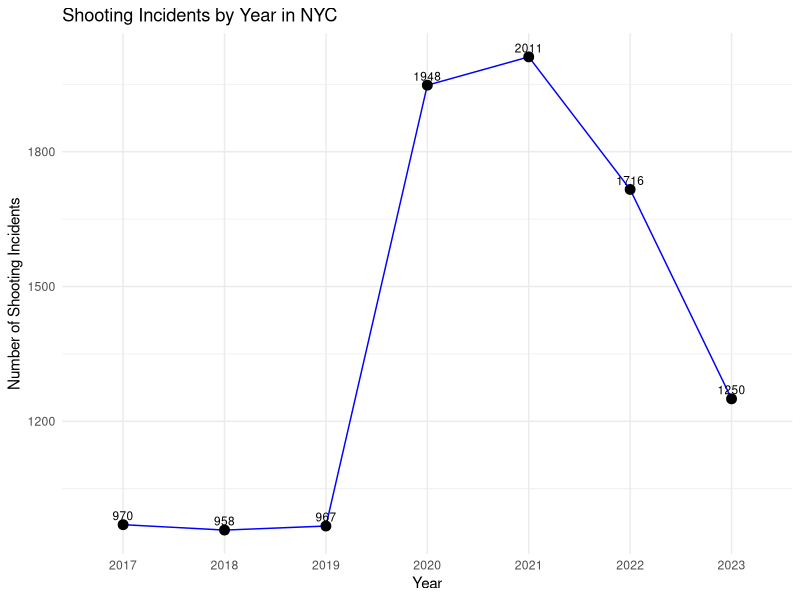
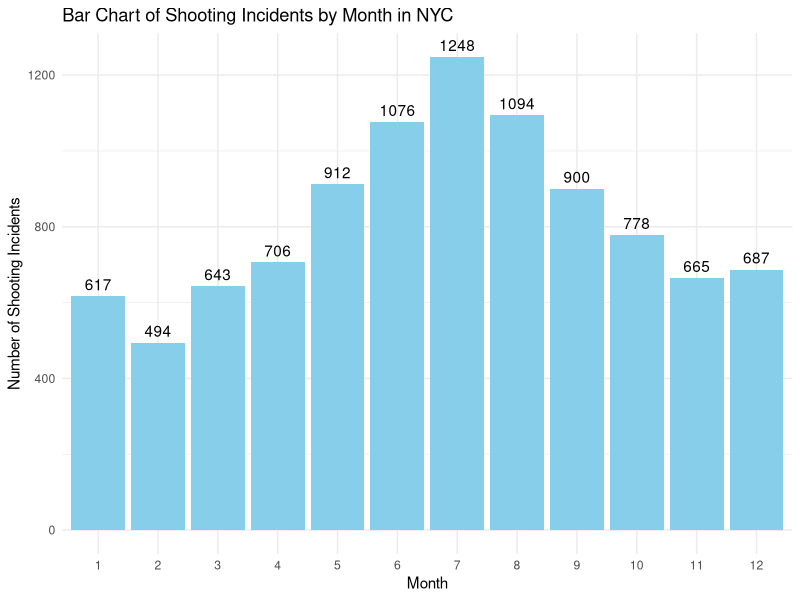
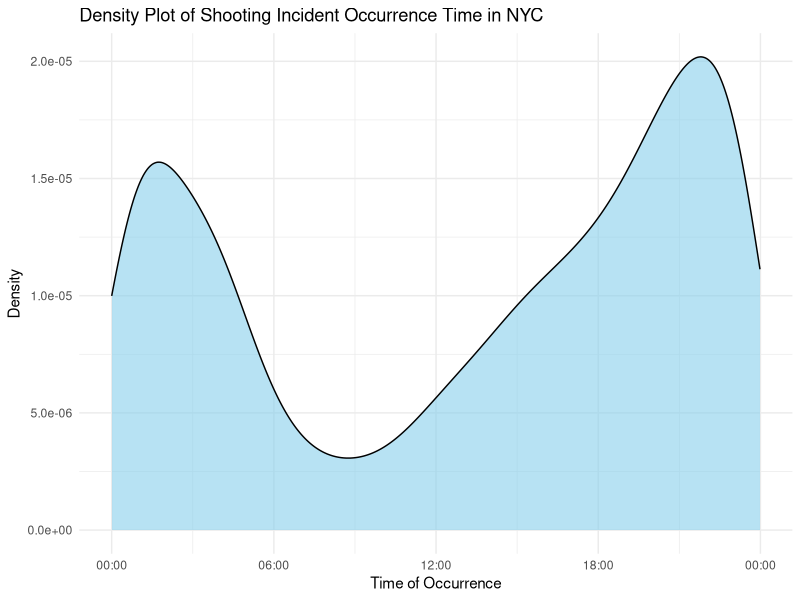
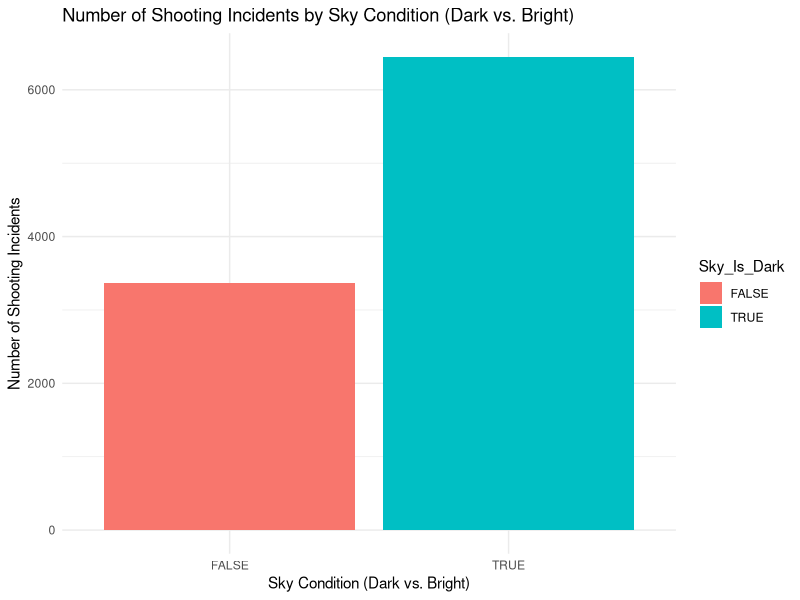
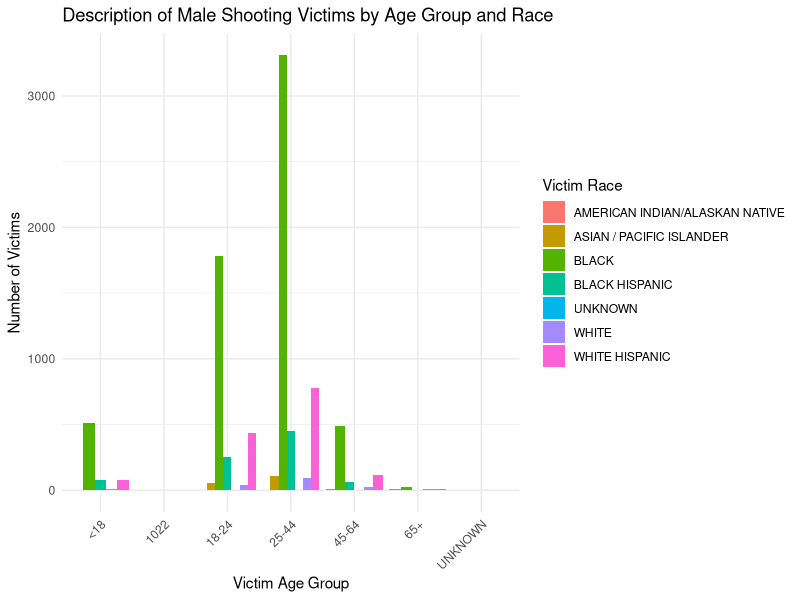
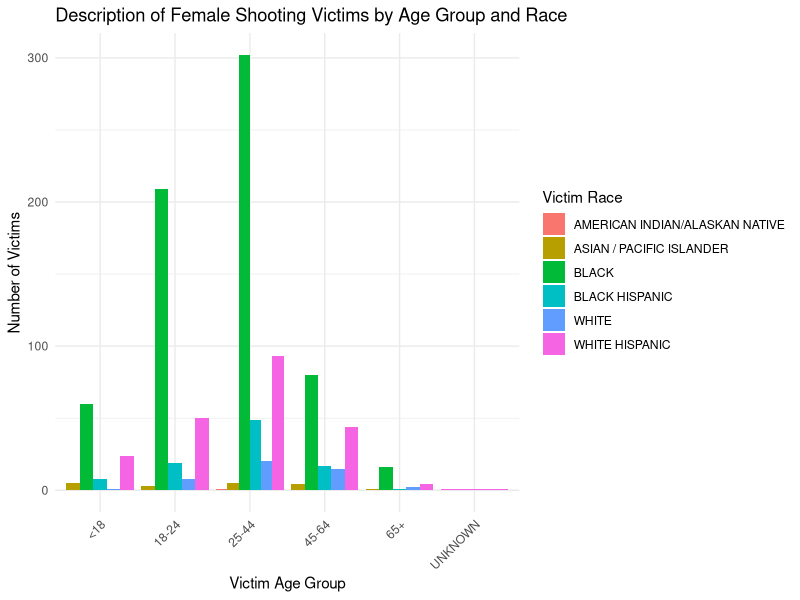
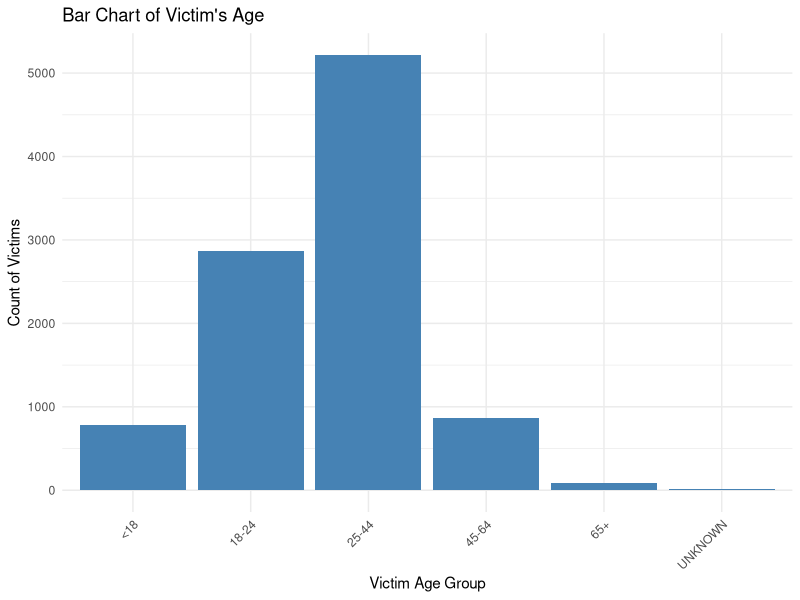

Generate these figures, in order, with R:
## ---- chunk 1
library(ggplot2)
library(readxl)
library(readr)
library(dplyr)
library(knitr)
library(tidyr)
## ---- chunk 2
# Load the dataset
df_descriptive=read_csv("data_final.csv")
## ---- chunk 3
# Grouping the data by year to count the number of incidents
df_descriptive$Year <- as.factor(df_descriptive$Year)
year_counts <- as.data.frame(table(df_descriptive$Year))
colnames(year_counts) <- c('Year', 'Count')


# Plotting the line chart for shooting incidents by year with data points labeled
ggplot(year_counts, aes(x = Year, y = Count, group = 1)) +
  geom_line(color = 'blue') +
  geom_point(size = 3) +
  geom_text(aes(label = Count), vjust = -0.5, size = 3) +
  labs(title = 'Shooting Incidents by Year in NYC',
       x = 'Year',
       y = 'Number of Shooting Incidents') +
  theme_minimal()
## ---- chunk 4
# Grouping the data by month
df_descriptive$Month <- as.factor(df_descriptive$Month)
month_counts <- as.data.frame(table(df_descriptive$Month))
colnames(month_counts) <- c('Month', 'Count')

# Plotting the bar chart for shooting incidents by month
ggplot(month_counts, aes(x = Month, y = Count)) +
  geom_bar(stat = 'identity', fill = 'skyblue') +
  geom_text(aes(label = Count), vjust = -0.5) +
  labs(title = 'Bar Chart of Shooting Incidents by Month in NYC',
       x = 'Month',
       y = 'Number of Shooting Incidents') +
  theme_minimal()
## ---- chunk 5
# Convert OCCUR_TIME to a proper time format
df_descriptive$OCCUR_TIME <- format(strptime(df_descriptive$OCCUR_TIME, format = "%H:%M:%S"), "%H:%M:%S")

# Plotting the density of the occurrence time
ggplot(df_descriptive, aes(x = as.POSIXct(OCCUR_TIME, format = "%H:%M:%S"))) +
  geom_density(fill = 'skyblue', alpha = 0.6) +
  labs(title = 'Density Plot of Shooting Incident Occurrence Time in NYC',
       x = 'Time of Occurrence',
       y = 'Density') +
  scale_x_datetime(date_labels = "%H:%M") +
  theme_minimal()
## ---- chunk 6
# Bar chart showing the number of TRUE and FALSE in the Sky_Is_Dark variable
sky_dark_counts <- df_descriptive %>%
  group_by(Sky_Is_Dark) %>%
  summarise(total_incidents = n())

ggplot(sky_dark_counts, aes(x = Sky_Is_Dark, y = total_incidents, fill = Sky_Is_Dark)) +
  geom_bar(stat = 'identity') +
  labs(title = 'Number of Shooting Incidents by Sky Condition (Dark vs. Bright)',
       x = 'Sky Condition (Dark vs. Bright)',
       y = 'Number of Shooting Incidents') +
  theme_minimal()
## ---- chunk 7

# Table showing Top 10 total incident NTA in Each Borough
incident_by_nta_borough <- df_descriptive %>%
  drop_na() %>%
  group_by(BORO, NTA) %>%
  summarise(total_incidents = n()) %>%
  arrange(BORO, desc(total_incidents)) %>%
  group_by(BORO) %>%
  slice_max(n = 10, order_by = total_incidents) %>%
  select(-total_incidents) %>%
  group_by(BORO) %>%
  mutate(row_num = row_number()) %>%
  pivot_wider(names_from = BORO, values_from = NTA) %>%
  unnest(cols = c(BRONX, BROOKLYN, MANHATTAN, QUEENS, `STATEN ISLAND`)) %>%
  select(row_num, everything())%>%
  slice(1:10)

# Display the table in the desired format
kable(incident_by_nta_borough, caption = "Top 10 NTAs with Total Shooting Incidents in Each Borough (2017-2023)")
## ---- chunk 8
# Table showing Top 10 NTAs with the Highest Total Shooting Incidents
top_10_nta_overall <- df_descriptive %>%
  group_by(BORO, NTA) %>%
  summarise(total_incidents = n(),
            total_population = first(Total_population_nta),
            percent_poverty = first(Percent_poverty),
            percent_education = first(Percent_education)) %>%
  arrange(desc(total_incidents)) %>%
  ungroup() %>%
  slice(1:10) %>%
  select(BORO, NTA, total_incidents, total_population, percent_poverty, percent_education)
# Display the table in the desired format
kable(top_10_nta_overall, digits = 2, caption = "Top 10 NTAs with the Highest Total Shooting Incidents")
## ---- chunk 9

# Table showing Top 10 NTAs with the Highest Total Shooting Incidents in MANHATTAN
top_10_nta_overall_manhattan <- df_descriptive %>%
  filter(BORO == 'MANHATTAN') %>% 
  group_by(BORO, NTA) %>%
  summarise(total_incidents = n(),
            total_population = first(Total_population_nta),
            percent_poverty = first(Percent_poverty),
            percent_education = first(Percent_education)) %>%
  arrange(desc(total_incidents)) %>%
  ungroup() %>%
  slice(1:10) %>%
  select(BORO, NTA, total_incidents, total_population, percent_poverty, percent_education)
# Display the table in the desired format
kable(top_10_nta_overall_manhattan, digits = 2, caption = "Top 10 NTAs with the Highest Total Shooting Incidents in MANHATTAN")
## ---- chunk 10

# Table showing Top 10 NTAs with the Highest Total Shooting Incidents in BROOKLYN
top_10_nta_overall_brooklyn <- df_descriptive %>%
  filter(BORO == 'BROOKLYN') %>% 
  group_by(BORO, NTA) %>%
  summarise(total_incidents = n(),
            total_population = first(Total_population_nta),
            percent_poverty = first(Percent_poverty),
            percent_education = first(Percent_education)) %>%
  arrange(desc(total_incidents)) %>%
  ungroup() %>%
  slice(1:10) %>%
  select(BORO, NTA, total_incidents, total_population, percent_poverty, percent_education)
# Display the table in the desired format
kable(top_10_nta_overall_brooklyn, digits = 2, caption = "Top 10 NTAs with the Highest Total Shooting Incidents in BROOKLYN")
## ---- chunk 11

# Table showing Top 10 NTAs with the Highest Total Shooting Incidents in BROOKLYN
top_10_nta_overall_bronx <- df_descriptive %>%
  filter(BORO == 'BRONX') %>% 
  group_by(BORO, NTA) %>%
  summarise(total_incidents = n(),
            total_population = first(Total_population_nta),
            percent_poverty = first(Percent_poverty),
            percent_education = first(Percent_education)) %>%
  arrange(desc(total_incidents)) %>%
  ungroup() %>%
  slice(1:10) %>%
  select(BORO, NTA, total_incidents, total_population, percent_poverty, percent_education)
# Display the table in the desired format
kable(top_10_nta_overall_bronx, digits = 2, caption = "Top 10 NTAs with the Highest Total Shooting Incidents in BRONX")
## ---- chunk 12

# Table showing Top 10 NTAs with the Highest Total Shooting Incidents in BROOKLYN
top_10_nta_overall_queens <- df_descriptive %>%
  filter(BORO == 'QUEENS') %>% 
  group_by(BORO, NTA) %>%
  summarise(total_incidents = n(),
            total_population = first(Total_population_nta),
            percent_poverty = first(Percent_poverty),
            percent_education = first(Percent_education)) %>%
  arrange(desc(total_incidents)) %>%
  ungroup() %>%
  slice(1:10) %>%
  select(BORO, NTA, total_incidents, total_population, percent_poverty, percent_education)
# Display the table in the desired format
kable(top_10_nta_overall_queens, digits = 2, caption = "Top 10 NTAs with the Highest Total Shooting Incidents in QUEENS")
## ---- chunk 13

# Table showing Top 10 NTAs with the Highest Total Shooting Incidents in BROOKLYN
top_10_nta_overall_staten <- df_descriptive %>%
  filter(BORO == 'STATEN ISLAND') %>% 
  group_by(BORO, NTA) %>%
  summarise(total_incidents = n(),
            total_population = first(Total_population_nta),
            percent_poverty = first(Percent_poverty),
            percent_education = first(Percent_education)) %>%
  arrange(desc(total_incidents)) %>%
  ungroup() %>%
  slice(1:10) %>%
  select(BORO, NTA, total_incidents, total_population, percent_poverty, percent_education)
# Display the table in the desired format
kable(top_10_nta_overall_staten, digits = 2, caption = "Top 10 NTAs with the Highest Total Shooting Incidents in STATEN ISLAND")
## ---- chunk 14
# Get the Top 10 NTAs with the Highest Incident Rate by Year
top_10_incident_rate <- df_descriptive %>%
  distinct(incident_rate_by_year_nta, .keep_all = TRUE) %>%
  filter(NTAType == 'Residential') %>%
  arrange(desc(incident_rate_by_year_nta)) %>%
  slice(1:10)

# Pull information for the Top 10 NTAs
top_10_nta_incident_rate <- top_10_incident_rate %>%
  select(NTA, BORO, incident_rate = incident_rate_by_year_nta,
         total_population = Total_population_nta,
         percent_poverty = Percent_poverty,
         percent_education = Percent_education)

# Display the table in the desired format
kable(top_10_nta_incident_rate, digits = 6, caption = "Top 10 NTAs with the Highest Incident Rate by Year in Each Boroug")
## ---- chunk 15
# Get the Top 10 NTAs with the Highest Incident Rate by Year
top_10_incident_rate_manhattan <- df_descriptive %>%
  distinct(incident_rate_by_year_nta, .keep_all = TRUE) %>%
  filter(BORO == 'MANHATTAN') %>% 
  filter(NTAType == 'Residential') %>%
  arrange(desc(incident_rate_by_year_nta)) %>%
  slice(1:10)

# Pull information for the Top 10 NTAs
top_10_nta_incident_rate_manhattan <- top_10_incident_rate_manhattan %>%
  select(NTA, BORO, incident_rate = incident_rate_by_year_nta,
         total_population = Total_population_nta,
         percent_poverty = Percent_poverty,
         percent_education = Percent_education)

# Display the table in the desired format
kable(top_10_nta_incident_rate_manhattan, digits = 6, caption = "Top 10 NTAs with the Highest Incident Rate by Year in MANHATTAN")
## ---- chunk 16
# Get the Top 10 NTAs with the Highest Incident Rate by Year
top_10_incident_rate_brooklyn <- df_descriptive %>%
  distinct(incident_rate_by_year_nta, .keep_all = TRUE) %>%
  filter(BORO == 'BROOKLYN') %>% 
  filter(NTAType == 'Residential') %>%
  arrange(desc(incident_rate_by_year_nta)) %>%
  slice(1:10)

# Pull information for the Top 10 NTAs
top_10_nta_incident_rate_brooklyn <- top_10_incident_rate_brooklyn %>%
  select(NTA, BORO, incident_rate = incident_rate_by_year_nta,
         total_population = Total_population_nta,
         percent_poverty = Percent_poverty,
         percent_education = Percent_education)

# Display the table in the desired format
kable(top_10_nta_incident_rate_brooklyn, digits = 6, caption = "Top 10 NTAs with the Highest Incident Rate by Year in BROOKLYN")
## ---- chunk 17
# Get the Top 10 NTAs with the Highest Incident Rate by Year
top_10_incident_rate_bronx <- df_descriptive %>%
  distinct(incident_rate_by_year_nta, .keep_all = TRUE) %>%
  filter(BORO == 'BRONX') %>% 
  filter(NTAType == 'Residential') %>%
  arrange(desc(incident_rate_by_year_nta)) %>%
  slice(1:10)

# Pull information for the Top 10 NTAs
top_10_nta_incident_rate_bronx <- top_10_incident_rate_bronx %>%
  select(NTA, BORO, incident_rate = incident_rate_by_year_nta,
         total_population = Total_population_nta,
         percent_poverty = Percent_poverty,
         percent_education = Percent_education)

# Display the table in the desired format
kable(top_10_nta_incident_rate_bronx, digits = 6, caption = "Top 10 NTAs with the Highest Incident Rate by Year in BRONX")
## ---- chunk 18
# Get the Top 10 NTAs with the Highest Incident Rate by Year
top_10_incident_rate_queens <- df_descriptive %>%
  distinct(incident_rate_by_year_nta, .keep_all = TRUE) %>%
  filter(BORO == 'QUEENS') %>% 
  filter(NTAType == 'Residential') %>%
  arrange(desc(incident_rate_by_year_nta)) %>%
  slice(1:10)

# Pull information for the Top 10 NTAs
top_10_nta_incident_rate_queens <- top_10_incident_rate_queens %>%
  select(NTA, BORO, incident_rate = incident_rate_by_year_nta,
         total_population = Total_population_nta,
         percent_poverty = Percent_poverty,
         percent_education = Percent_education)

# Display the table in the desired format
kable(top_10_nta_incident_rate_queens, digits = 6, caption = "Top 10 NTAs with the Highest Incident Rate by Year in QUEENS")
## ---- chunk 19
# Get the Top 10 NTAs with the Highest Incident Rate by Year
top_10_incident_rate_staten <- df_descriptive %>%
  distinct(incident_rate_by_year_nta, .keep_all = TRUE) %>%
  filter(BORO == 'STATEN ISLAND') %>% 
  filter(NTAType == 'Residential') %>%
  arrange(desc(incident_rate_by_year_nta)) %>%
  slice(1:10)

# Pull information for the Top 10 NTAs
top_10_nta_incident_rate_staten <- top_10_incident_rate_staten %>%
  select(NTA, BORO, incident_rate = incident_rate_by_year_nta,
         total_population = Total_population_nta,
         percent_poverty = Percent_poverty,
         percent_education = Percent_education)

# Display the table in the desired format
kable(top_10_nta_incident_rate_staten, digits = 6, caption = "Top 10 NTAs with the Highest Incident Rate by Year in STATEN ISLAND")
## ---- chunk 20
# Plot: Description of Victims
victim_summary <- df_descriptive %>%
  filter(VIC_SEX %in% c("M", "F")) %>%  # Filter out unknown
  group_by(VIC_SEX, VIC_AGE_GROUP, VIC_RACE) %>%
  summarise(total_victims = n()) %>%
  drop_na()


# Plotting the description of male victims
ggplot(victim_summary %>% filter(VIC_SEX == "M"), aes(x = VIC_AGE_GROUP, y = total_victims, fill = VIC_RACE)) +
  geom_bar(stat = 'identity', position = 'dodge') +
  labs(title = "Description of Male Shooting Victims by Age Group and Race",
       x = "Victim Age Group",
       y = "Number of Victims",
       fill = "Victim Race") +
  theme_minimal() +
  theme(axis.text.x = element_text(angle = 45, hjust = 1))

# Plotting the description of female victims
ggplot(victim_summary %>% filter(VIC_SEX == "F"), aes(x = VIC_AGE_GROUP, y = total_victims, fill = VIC_RACE)) +
  geom_bar(stat = 'identity', position = 'dodge') +
  labs(title = "Description of Female Shooting Victims by Age Group and Race",
       x = "Victim Age Group",
       y = "Number of Victims",
       fill = "Victim Race") +
  theme_minimal() +
  theme(axis.text.x = element_text(angle = 45, hjust = 1))

## ---- chunk 21
# Plot: Bar chart showing victim's age
ggplot(df_descriptive %>% filter(!is.na(VIC_AGE_GROUP)& VIC_AGE_GROUP != 1022), aes(x = VIC_AGE_GROUP)) +
  geom_bar(fill = "steelblue") +
  labs(title = "Bar Chart of Victim's Age",
       x = "Victim Age Group",
       y = "Count of Victims") +
  theme_minimal() +
  theme(axis.text.x = element_text(angle = 45, hjust = 1))
